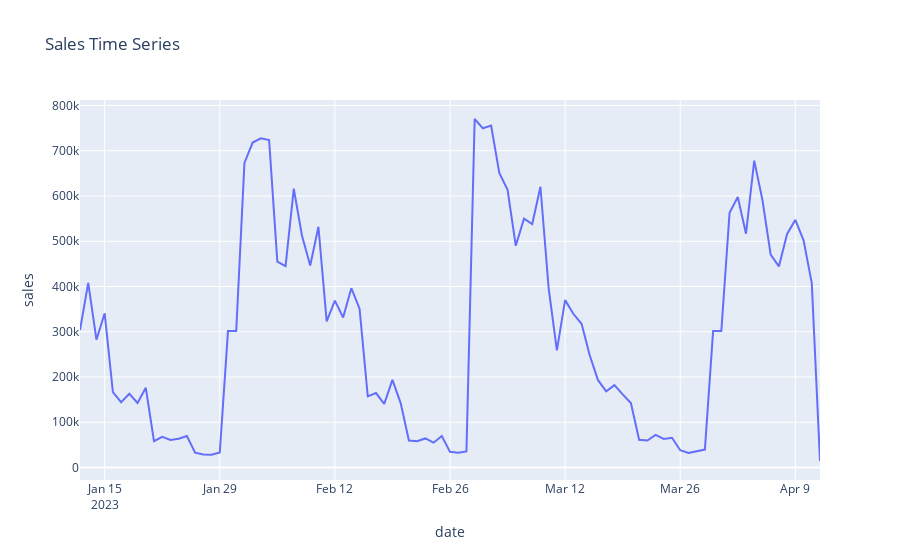

Source (notebook cell):
### Code cell
import plotly.express as px

figure = px.line(data, x = "date", y = "sales", title = "Sales Time Series")

figure.show()
